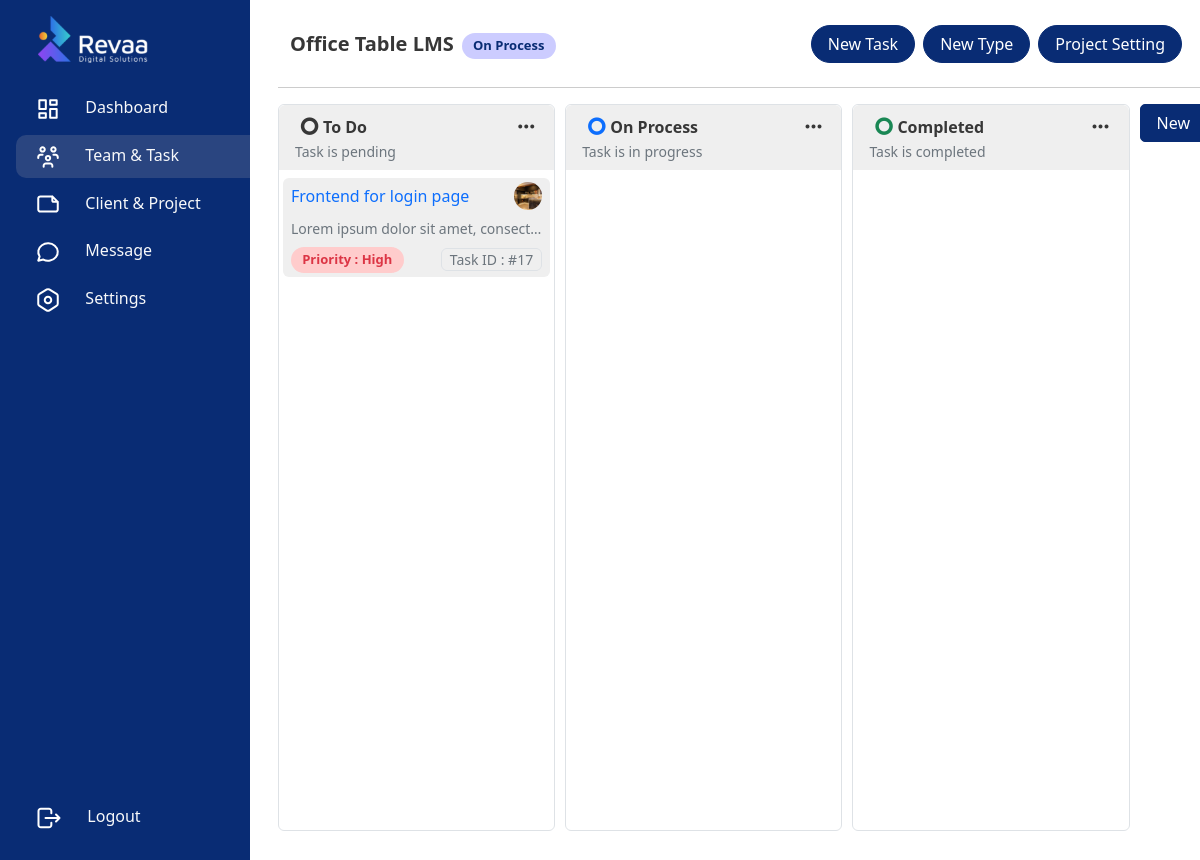
The page /team/1/4/ (signed in) on the database as committed earlier.
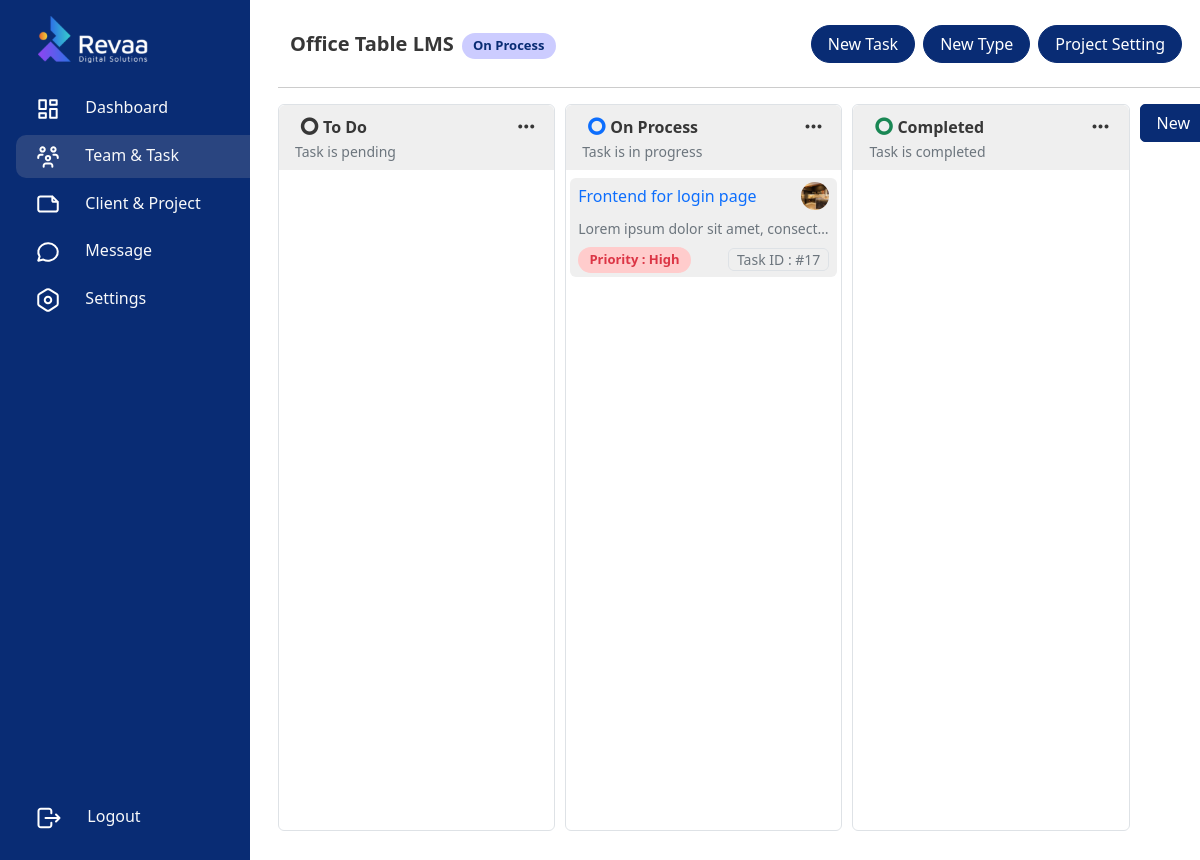
The same page on the database as committed later.
### frontend/models.py (models this page shows, shortened)
class status(models.Model):
    NONE = 'None'
    GRAY = 'Gray'
    BLUE = 'Blue'
    GREEN = 'Green'
    YELLOW = 'Yellow'
    ORANGE = 'Orange'
    RED = 'Red'
    PINK = 'Pink'
    PURPLE = 'Purple'
    COLOR = [
        (NONE, 'None'),
        (GRAY, 'Gray'),
        (BLUE, 'Blue'),
        (GREEN, 'Green'),
        (YELLOW, 'Yellow'),
        (ORANGE, 'Orange'),
        (RED, 'Red'),
        (PINK, 'Pink'),
        (PURPLE, 'Purple'),
    ]
    name = models.CharField(max_length=255)
    description = models.TextField()
    color = models.CharField(choices=COLOR, max_length=16, null=True, blank=True)
    project = models.ForeignKey(Project, on_delete=models.CASCADE, related_name='status_project')

class TaskSheet(models.Model):
    HIGH = 'High'
    MEDIUM = 'Medium'
    LOW = 'Low'
    PRIORITY_CHOICES = [
        (HIGH, 'High'),
        (MEDIUM, 'Medium'),
        (LOW, 'Low'),
    ]
    client = models.ForeignKey(customersTable, on_delete=models.SET_NULL, null=True, blank=True)
    title = models.CharField(max_length=250)
    description = models.TextField(max_length=1000)
    task_type = models.ForeignKey(Type, on_delete=models.CASCADE)
    priority = models.CharField(choices=PRIORITY_CHOICES, max_length=10, null=True, blank=True)
    status = models.ForeignKey(status, on_delete=models.CASCADE)
    start_date_time = models.DateTimeField(null=True, blank=True)
    ETA = models.IntegerField(null=True, blank=True) # Estimated Time of Arrival in minutes/hours/days (specify unit in a comment)
    end_date_time = models.DateTimeField(null=True, blank=True)
    project = models.ForeignKey(Project, on_delete=models.CASCADE)
    assigned_to = models.ForeignKey(EmployeeDetail, related_name='tasks_assigned_to', on_delete=models.CASCADE)
    assigned_from = models.ForeignKey(EmployeeDetail, related_name='tasks_assigned_from', on_delete=models.CASCADE)
    attachment = models.FileField(upload_to=attachment_upload_to, blank=True, null=True)
    hold = models.BooleanField(default=False)
    note_start_time = models.DateTimeField(null=True, blank=True)
    note_end_time = models.DateTimeField(null=True, blank=True)

class EmployeeDetail(models.Model):
    user = models.OneToOneField(User, on_delete=models.CASCADE)
    employee_id = models.CharField(max_length=10, unique=True, blank=True, null=True)
    name = models.CharField(max_length=255)
    mobile_number = models.CharField(max_length=15)
    address = models.TextField()
    date_of_birth = models.DateField()
    second_mobile_number = models.CharField(max_length=15, blank=True, null=True)
    aadhar_card_copy = models.FileField(upload_to='aadhar/', blank=True, null=True)
    pan_card_copy = models.FileField(upload_to='pan/', blank=True, null=True)
    college_mark_sheet = models.FileField(upload_to='college_marks/', blank=True, null=True)
    employee_photo = models.ImageField(upload_to='Profile', blank=True, null=True)
    twelfth_mark_sheet = models.FileField(upload_to='12th_marks/', blank=True, null=True)
    tenth_mark_sheet = models.FileField(upload_to='10th_marks/', blank=True, null=True)
    blood_group = models.CharField(max_length=5, blank=True, null=True)
    is_trainee = models.BooleanField(default=False)
    is_team_member = models.BooleanField(default=False)
    is_team_leader = models.BooleanField(default=False)
    is_manager = models.BooleanField(default=False)
    is_admin = models.BooleanField(default=False)
    is_admin_assistant = models.BooleanField(default=False)
    creative = models.BooleanField(default=False)
    digital_marketin = models.BooleanField(default=False)
    development = models.BooleanField(default=False)
    client_relationship = models.BooleanField(default=False)
    Graphic_designer = models.BooleanField(default=False)
    Video_Editing = models.BooleanField(default=False)
    Social_Media_Management = models.BooleanField(default=False)
    Content_Creation = models.BooleanField(default=False)
    Search_Engine_Optimization = models.BooleanField(default=False)
    Contant_Writing = models.BooleanField(default=False)
    Webside_Development = models.BooleanField(default=False)
    Software_Development = models.BooleanField(default=False)
    App_Development = models.BooleanField(default=False)
    Testing = models.BooleanField(default=False)
    Account_Manager = models.BooleanField(default=False)
    Admin = models.BooleanField(default=False)
    creaded_by =  models.CharField(max_length=255, blank=True, null=True)
    created_at = models.DateTimeField(blank=True, null=True)
    updated_by = models.CharField(max_length=255, blank=True, null=True)
    updated_at = models.DateTimeField(blank=True, null=True)

### frontend/functions/project_details.py (the view)
# urls.py: path('team/<int:team_pk>/<int:project_pk>/', project_details.projects_details, name='project_details'),
@login_required(login_url='login')
def projects_details(request, team_pk, project_pk):
    try:
        get_team = Team.objects.get(pk=team_pk)
        get_project = Project.objects.get(pk=project_pk)
        statuss = status.objects.filter(project=get_project)
        types = Type.objects.filter(project=get_project)
        team_members = get_team.members.all()
        Priority = TaskSheet.PRIORITY_CHOICES
        tasks = TaskSheet.objects.filter(project=get_project)
    except:
        messages.error(request, "Invalid team or project")
        messages.error(request, 'Team is not found')
        return redirect('teams')
    context = {
        'teams_page': 'active',
        'get_team':get_team,
        'get_project':get_project,
        'statuss':statuss,
        'types':types,
        'team_members':team_members,
        'Priority':Priority,
        'tasks':tasks,
    }
    return render(request, 'tmt-tool/project_details.html', context)

### templates/tmt-tool/project_details.html (shortened to what the changed rows need)
{% extends 'base.html' %}
{% load static %}
{% block container %}
<link href="https://cdn.jsdelivr.net/npm/flatpickr/dist/flatpickr.min.css" rel="stylesheet">
<div class="d-flex">
    <div class="content w-100">
        <div class="container">
            <div class="d-flex align-items-start justify-content-start" style="height: 82vh; width: 77vw; gap: 10px; overflow-x: auto;">
                {% if statuss %}
                {% for status in statuss %}
                <div class="h-100" style="min-width: 30%; width: 30%;">
                    <div class="container px-0 rounded border" style="height: 100%; overflow-x: auto;">
                        <div class="py-2 px-3 bg-gray rounded-top ">
                            <div class="d-flex align-items-center justify-content-between">
                                <div class="d-flex align-items-center" style="width: 90%;">
                                    <i class="bx bx-radio-circle fs-3 fw-bold
                                    {% if status.color == 'None' %} text-dark
                                    {% elif status.color == 'Gray' %} text-gray
                                    {% elif status.color == 'Blue' %} text-primary
                                    {% elif status.color == 'Green' %} text-success
                                    {% elif status.color == 'Yellow' %} text-warning
                                    {% elif status.color == 'Orange' %} text-orange
                                    {% elif status.color == 'Red' %} text-danger
                                    {% elif status.color == 'Pink' %} text-pink
                                    {% elif status.color == 'Purple' %} text-purple
                                    {% endif %}"></i>
                                    <p class="m-0 fw-semibold text-truncate">{{status.name}}</p>
                                </div>
                                <div class="btn-group">
                                    <i class='bx bx-dots-horizontal-rounded fs-4' data-bs-toggle="dropdown" aria-expanded="false"></i>
                                </div>
                            </div>
                            <p class="p-0 m-0 small text-muted text-truncate">{{status.description}}</p>
                        </div>
                        <div class="pb-1">
                            {% for task in tasks %}
                            {% if task.status.id == status.id %}
                            <div class="task-body {% if task.hold == True %} border {% endif %} border-danger mt-2 p-1 px-2 mx-1 bg-gray rounded">
                                <div class="d-flex align-items-center justify-content-between mb-2">
                                    <p class="m-0 p-0 text-truncate me-2"><a href="{% url 'taskopen' team_pk=get_team.pk project_pk=get_project.pk task_pk=task.pk %}" class="text-decoration-none text-primary">{{task.title}}</a></p>
                                    <div class="d-flex align-items-center justify-content-center" style="width: 28  px; height: 28px; border-radius: 50%; overflow: hidden;">
                                        {% if task.assigned_to.employee_photo %}
                                        <img src="{{task.assigned_to.employee_photo.url}}" alt="" class="w-100 h-100">
                                        {% else %}
                                        <img src="https://www.svgrepo.com/show/384676/account-avatar-profile-user-6.svg" alt="" class="w-100 h-100">
                                        {% endif %}
                                    </div>
                                </div>
                                <p class="m-0 p-0 small text-muted text-truncate">{{task.description}}</p>
                                <div class="d-flex align-items-center justify-content-between mt-2">
                                    <p class="m-0 p-0 small
                                    {% if task.priority == 'Low' %}
                                    cs-alert-primary
                                    {% elif task.priority == 'Medium' %}
                                    cs-alert-orange
                                    {% elif task.priority == 'High' %}
                                    cs-alert-danger
                                    {% else %}
                                    cs-alert-yellow
                                    {% endif %}">Priority : {{task.priority}}</p>
                                    <p class="p-0 m-0 text-muted small border px-2 rounded">Task ID : #{{task.pk}}</p>
                                </div>
                            </div>
                            {% endif %}
                            {% endfor %}
                        </div>
                    </div>
                </div>
                {% endfor %}
                {% endif %}
            </div>
        </div>
    </div>
</div>
{% endblock %}

Rows that differ between the two databases and show on the page:
changed status "To Do": loses TaskSheet (title "Frontend for login page", assigned_to.employee_photo (picture), description "Lorem ipsum dolor sit amet, consect…", priority "High", pk "17")
changed status "On Process": gains TaskSheet (title "Frontend for login page", assigned_to.employee_photo (picture), description "Lorem ipsum dolor sit amet, consect…", priority "High", pk "17")
